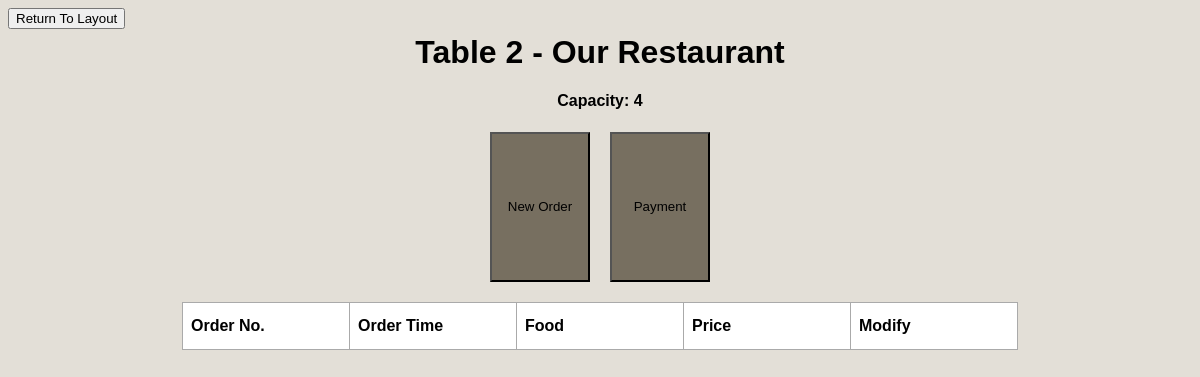
/order_manager/2, run on the app's committed database.
### main.py (models this page shows, shortened)
class Table(db.Model):
    table_id = db.Column(db.Integer, primary_key=True, unique=True, nullable=False)
    capacity = db.Column(db.Integer, nullable=False)
    loc = db.Column(db.String(20))

### main.py (the view, shortened to what this page needs)
@app.route('/order_manager/<int:table_id>', methods=['GET', 'POST'])
def order(table_id):
     table = Table.query.get_or_404(table_id)
     if request.method == 'POST':
        try:
            db.session.commit()
            return redirect(url_for('/order_manager/'))
        except:
               return 'There was an issue opening the layout'
     else:
        orders = (
            db.session.query(
                Order.order_id,
                Order.order_time,
                Order.total_cost,
                db.func.group_concat(MenuItem.name, ", ").label("food_items"),
                db.func.group_concat(OrderItem.quantity, ", ").label("food_quantities")
            )
            .join(OrderItem, Order.order_id == OrderItem.order_id)
            .join(MenuItem, OrderItem.menu_item_id == MenuItem.menu_item_id)
            .filter(Order.table_id == table_id)
            .group_by(Order.order_id)
            .order_by(Order.order_time)
            .all()
        )
        processed_orders = []
        return render_template('order_manager.html', table = table, orders = processed_orders)

### templates/order_manager.html (shortened to what this page needs)
{% extends 'base.html' %}
{% block body %}
<div class="content">
    <form action="/" method="get">
        <button>Return To Layout</button>
    </form>
    <h1 style="text-align: center;">Table {{table.table_id}} - {{table.loc}}</h1>
    <h4 style="text-align: center;">Capacity: {{table.capacity}}</h4>
    <div>
        <div class="form-container" align="center">
            <form action="/menu" method="get">
                <button class="smalltable">New Order</button>
            </form>
            <form id="payment_button" action="/payment" method="get" onClick="create_url()">
                <button class="smalltable">Payment</button>
            </form>
        </div>
        <table class="table" align="center">
            <tr>
            <th>Order No.</th>
            <th>Order Time</th>
            <th>Food</th>
            <th>Price</th>
            <th>Modify</th>
            </tr>
        </table>
    </div>
</div>
{% endblock %}

### static/css/main.css (style rules this page uses)
body, html { font-family: sans-serif; background-color: #E3DFD7; color: black; }
h1 { margin: 5px; }
.smalltable { height: 150px; width: 100px; background-color: #776f60; }
.form-container { align-items: center; justify-content: center; display: flex; gap: 20px; margin: 20px; flex-wrap: nowrap; }
table, td, th { border: 1px solid #aaa; padding: 8px; text-align: left; word-wrap: break-word; }
.table { background-color: white; border-collapse: collapse; overflow-y: auto; table-layout: fixed; width: 30%; }
th { width: 150px; height: 30px; vertical-align: middle; }

### data on the page
Table: table_id "2", loc "Our Restaurant", capacity "4"
